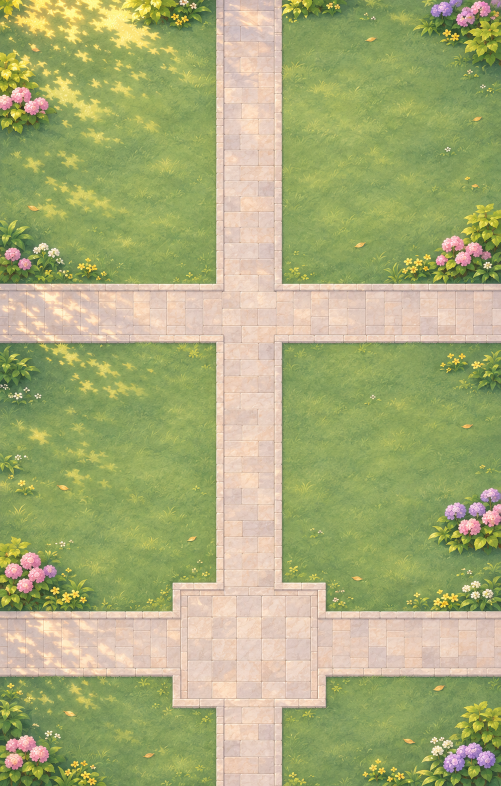
#> input picture assets/pet-campus-illustrated/source/ground.png, 1001 x 1572 px (shown at 1/2 size)
$ python make_campus_illustrated_assets.py
#> lines starting #> are read from the running program, lines starting #| are printed output that depends on the picture
"""Convert preserved AI PNG layers into fixed-size, tiled LVGL ROM constants.

Only crop/resize/format conversion; no generated substitute artwork or runtime decoder.
Run with Python + Pillow. Source files and full prompts live in assets/.
"""
from pathlib import Path
import hashlib
import json
from PIL import Image

ROOT = Path(__file__).resolve().parents[1]
ART = ROOT / 'assets/pet-campus-illustrated'
RUNTIME = ART / 'runtime'
RUNTIME.mkdir(exist_ok=True)
code = ['/* Generated by scripts/make_campus_illustrated_assets.py. */', '#include "pet_campus_assets.h"']
header = ['#ifndef PET_CAMPUS_ASSETS_H', '#define PET_CAMPUS_ASSETS_H', '#include "lvgl.h"']
records = []

def digest(data):
    return hashlib.sha256(data).hexdigest().upper()

def emit(name, im, alpha=False):
    im = im.convert('RGBA' if alpha else 'RGB')
    colors = bytearray()
    alphas = bytearray()
    raw = im.tobytes()
    channels = 4 if alpha else 3
    for i in range(0, len(raw), channels):
        r, g, b = raw[i:i+3]
        rgb = ((r >> 3) << 11) | ((g >> 2) << 5) | (b >> 3)
        colors.extend((rgb & 255, rgb >> 8))
        if alpha:
            alphas.append(raw[i+3])
    data = bytes(colors + alphas)
    code.append('static const LV_ATTRIBUTE_MEM_ALIGN uint8_t ' + name + '_data[] = {')
    code.extend(' ' + ','.join('0x%02x' % x for x in data[i:i+24]) + ',' for i in range(0, len(data), 24))
    w, h = im.size
    code.extend(['};', 'const lv_image_dsc_t ' + name + ' = {',
                 '.header={.magic=LV_IMAGE_HEADER_MAGIC,.cf=LV_COLOR_FORMAT_' + ('RGB565A8' if alpha else 'RGB565') +
                 ',.w=%d,.h=%d,.stride=%d},' % (w, h, w*2),
                 '.data_size=sizeof(' + name + '_data),.data=' + name + '_data};'])
    header.append('extern const lv_image_dsc_t ' + name + ';')
    im.save(RUNTIME / (name + '.png'))
    if alpha:
        a = im.getchannel('A')
        assert a.getextrema()[0] == 0 and a.getextrema()[1] == 255
    records.append({'symbol':name,'width':w,'height':h,'bytes':len(data),'sha256':digest(data)})

ground = Image.open(ART/'source/ground.png').convert('RGB').resize((560,880), Image.Resampling.LANCZOS)
ground.save(RUNTIME/'ground-complete.png')
assembled = Image.new('RGB', ground.size)
#> assembled: PIL image 560x880 RGB; every value is 0
names = []
for row in range(4):
    for col in range(2):
        rect = (col*280,row*220,(col+1)*280,(row+1)*220)
        tile = ground.crop(rect)
        name = 'pc_ground_%d' % (row*2+col)
        emit(name, tile)
        names.append(name)
        assembled.paste(tile, rect[:2])
#> this loop made 4 passes
#> pass 1, in emit (call 2), `im = im.convert('RGBA' if alpha else 'RGB')`:
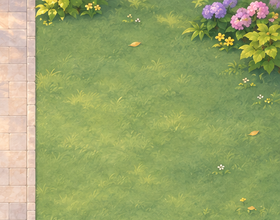
#> im: PIL image 280x220 RGB; mean R, G, B 151.8, 165.2, 105.7
#> after the loop:
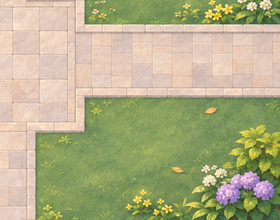
#> tile: PIL image 280x220 RGB; mean R, G, B 176.4, 174.5, 134.8
#> after the loop, names = ['pc_ground_0', 'pc_ground_1', 'pc_ground_2', 'pc_ground_3', 'pc_ground_4', 'pc_ground_5', 'pc_ground_6', 'pc_ground_7']
assert assembled.tobytes() == ground.tobytes(), 'ground tile seam mismatch'
approach = ground.crop((248,430,312,530))
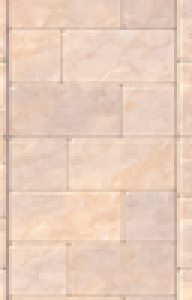
#> approach: PIL image 64x100 RGB (shown 3 times larger); mean R, G, B 232.2, 205.5, 187.5
emit('pc_approach', approach)
# This reusable paving tile keeps existing dorm/canteen approach lanes visible.
assembled.paste(approach, (48,640))
assembled.paste(approach, (448,640))
assembled.save(RUNTIME/'ground-navigation.png')
road_checks = 0
for x, y in ([(560,y) for y in range(120,700,5)] +
             [(x,y) for y in (160,560) for x in range(280,840,5)] +
             [(x,y) for x in (360,760) for y in range(460,561,5)]):
    r, g, b = assembled.getpixel((x-280,y+180))
    assert r >= g-4 and r > b, ('road center outside paving', x,y,r,g,b)
    road_checks += 1
#> this loop made 382 passes
#> (r, g, b) on passes 1 to 3: (229, 202, 188), (231, 198, 178), (237, 209, 190)
#> after the loop, road_checks = 382
code.append('const lv_image_dsc_t *const pc_ground[8]={' + ','.join('&'+n for n in names) + '};')
header.append('extern const lv_image_dsc_t *const pc_ground[8];')
crops = {}
for source, symbol, size in [('building','pc_building',(320,280)), ('tree','pc_tree',(180,250))]:
    im = Image.open(ART/('source/'+source+'.png')).convert('RGBA')
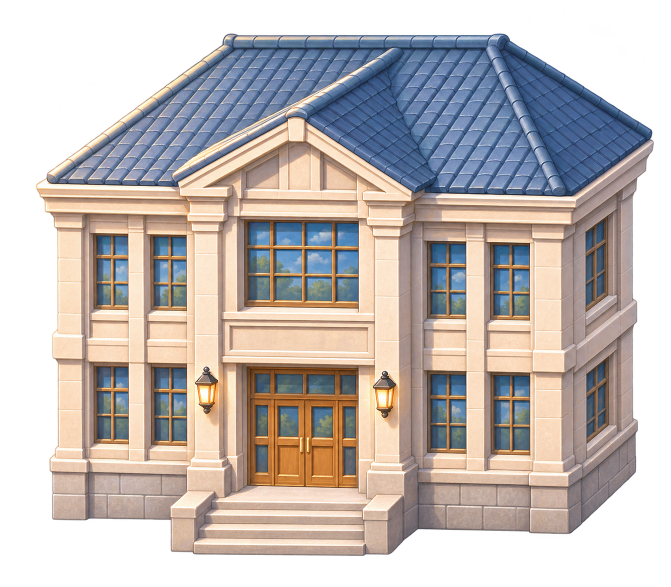
#> input picture assets/pet-campus-illustrated/source/building.png, 1341 x 1173 px (shown at 1/2 size)
#> im is the input picture: PIL image 1341x1173 RGBA; mean R, G, B, A 117.3, 109.3, 106, 175.7
    alpha = im.getchannel('A')
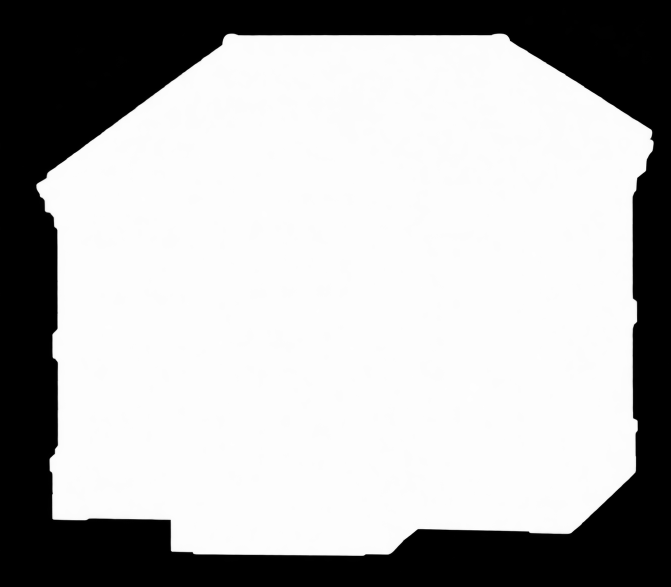
#> alpha: PIL image 1341x1173 L (shown at 1/2 size); min 0, max 255, mean 175.7
    assert alpha.getextrema()[0] == 0, 'input must have real alpha'
    bounds = alpha.point(lambda x: 255 if x > 16 else 0).getbbox()
#> bounds = (72, 66, 1308, 1112)
    assert bounds
    im = im.crop(bounds).resize(size, Image.Resampling.LANCZOS)
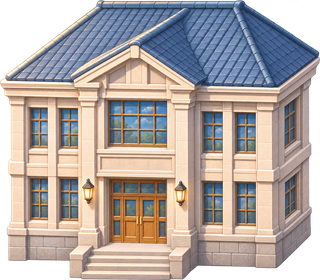
#> im: PIL image 320x280 RGBA; mean R, G, B, A 141.9, 131.9, 127.9, 213.8; transparent parts drawn white
    emit(symbol, im, True)
#> the loop in emit (call 10), `for i in range(0, len(raw), channels):` made 89600 passes
#> i on passes 2 to 4: 4, 8, 12
#> in emit (call 10), `a = im.getchannel('A')`:
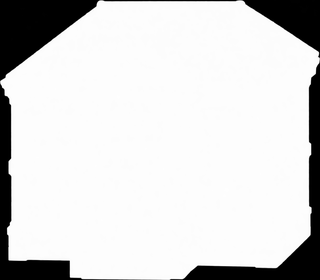
#> a: PIL image 320x280 L; min 0, max 255, mean 213.8
    crops[source] = {'alpha_crop':bounds,'target_size':size}
#> pass 2 of the loop `for source, symbol, size in [('building','pc_building',(320,280)), ('t..`:
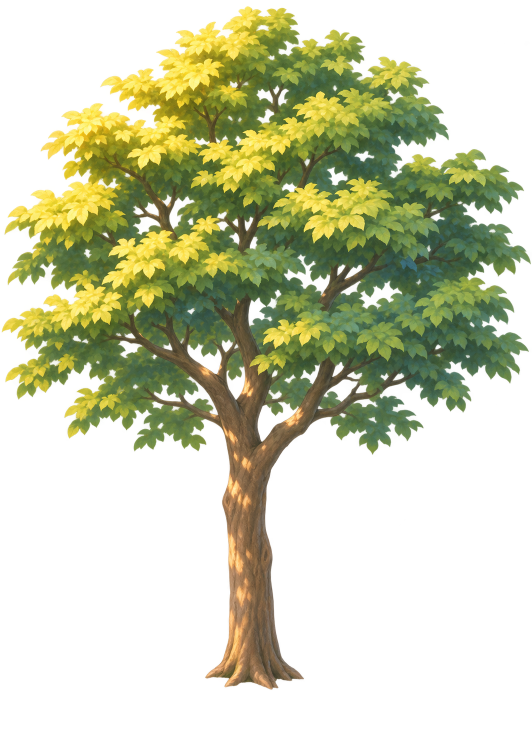
#> input picture assets/pet-campus-illustrated/source/tree.png, 1064 x 1478 px (shown at 1/2 size)
#> im is the input picture: PIL image 1064x1478 RGBA; mean R, G, B, A 60.1, 63.8, 28.9, 104
#> alpha: PIL image 1064x1478 L
#> `im = im.crop(bounds).resize(size, Image.Resampling.LANCZOS)`:
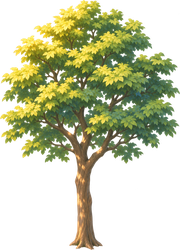
#> im: PIL image 180x250 RGBA; mean R, G, B, A 66.9, 70.8, 32.6, 113; transparent parts drawn white
#> the loop in emit (call 11), `for i in range(0, len(raw), channels):` made 45000 passes
#> in emit (call 11), `a = im.getchannel('A')`:
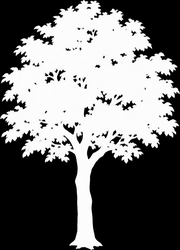
#> a: PIL image 180x250 L; min 0, max 255, mean 113
header.append('#endif')
(ROOT/'src/pet_campus_assets.c').write_text('\n'.join(code)+'\n', encoding='utf-8')
(ROOT/'src/pet_campus_assets.h').write_text('\n'.join(header)+'\n', encoding='utf-8')
report = {'generated_by':'make_campus_illustrated_assets.py','sources':[
    {'path':str(p.relative_to(ROOT)).replace('\\','/'),'sha256':digest(p.read_bytes())} for p in sorted((ART/'source').glob('*.png'))],
    'images':records,'total_rom_pixel_bytes':sum(x['bytes'] for x in records),
    'ground_tiles_pixel_identical_to_full_image':True,'crop_and_resize':crops,
    'road_center_paving_checks':road_checks,
    'runtime_image_decoder_added':False,'full_map_ram_buffer_added':False}
(ART/'conversion.json').write_text(json.dumps(report,ensure_ascii=False,indent=2)+'\n',encoding='utf-8')
print(json.dumps({'tiles':8,'rom_pixel_bytes':report['total_rom_pixel_bytes'],'seams':'PASS','alpha':'PASS'}))
#| {"tiles": 8, "rom_pixel_bytes": 1402200, "seams": "PASS", "alpha": "PASS"}
